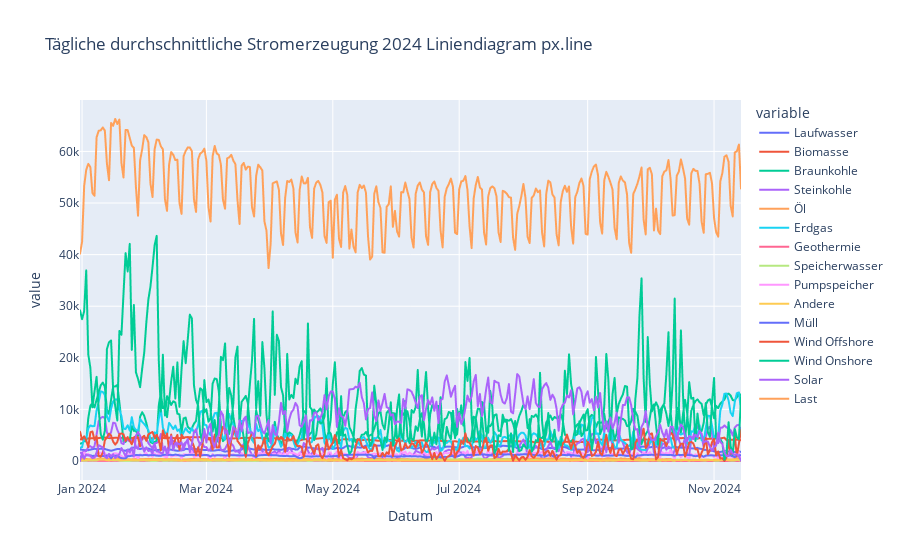

Notebook code cell kept with this figure:
### Code cell
fig = px.line(
    df_tag,
    title="Tägliche durchschnittliche Stromerzeugung 2024 Liniendiagram px.line"
)
fig.show()

### Figure 1 — Plotly figure (JSON) as saved in the notebook; plotly's stock layout.template omitted (floating-point values rounded to 4 significant figures; data arrays with more than 128 entries replaced by an {"elided": "..."} marker saying what was removed)
{"data": [{"hovertemplate": "variable=Laufwasser<br>Datum=%{x}<br>value=%{y}<extra></extra>", "legendgroup": "Laufwasser", "line": {"color": "#636efa", "dash": "solid"}, "marker": {"symbol": "circle"}, "mode": "lines", "name": "Laufwasser", "showlegend": true, "type": "scattergl", "x": {"elided": "320 str values"}, "xaxis": "x", "y": {"elided": "320 float values"}, "yaxis": "y"}, {"hovertemplate": "variable=Biomasse<br>Datum=%{x}<br>value=%{y}<extra></extra>", "legendgroup": "Biomasse", "line": {"color": "#EF553B", "dash": "solid"}, "marker": {"symbol": "circle"}, "mode": "lines", "name": "Biomasse", "showlegend": true, "type": "scattergl", "x": {"elided": "320 str values"}, "xaxis": "x", "y": {"elided": "320 float values"}, "yaxis": "y"}, {"hovertemplate": "variable=Braunkohle<br>Datum=%{x}<br>value=%{y}<extra></extra>", "legendgroup": "Braunkohle", "line": {"color": "#00cc96", "dash": "solid"}, "marker": {"symbol": "circle"}, "mode": "lines", "name": "Braunkohle", "showlegend": true, "type": "scattergl", "x": {"elided": "320 str values"}, "xaxis": "x", "y": {"elided": "320 float values"}, "yaxis": "y"}, {"hovertemplate": "variable=Steinkohle<br>Datum=%{x}<br>value=%{y}<extra></extra>", "legendgroup": "Steinkohle", "line": {"color": "#ab63fa", "dash": "solid"}, "marker": {"symbol": "circle"}, "mode": "lines", "name": "Steinkohle", "showlegend": true, "type": "scattergl", "x": {"elided": "320 str values"}, "xaxis": "x", "y": {"elided": "320 float values"}, "yaxis": "y"}, {"hovertemplate": "variable=Öl<br>Datum=%{x}<br>value=%{y}<extra></extra>", "legendgroup": "Öl", "line": {"color": "#FFA15A", "dash": "solid"}, "marker": {"symbol": "circle"}, "mode": "lines", "name": "Öl", "showlegend": true, "type": "scattergl", "x": {"elided": "320 str values"}, "xaxis": "x", "y": {"elided": "320 float values"}, "yaxis": "y"}, {"hovertemplate": "variable=Erdgas<br>Datum=%{x}<br>value=%{y}<extra></extra>", "legendgroup": "Erdgas", "line": {"color": "#19d3f3", "dash": "solid"}, "marker": {"symbol": "circle"}, "mode": "lines", "name": "Erdgas", "showlegend": true, "type": "scattergl", "x": {"elided": "320 str values"}, "xaxis": "x", "y": {"elided": "320 float values"}, "yaxis": "y"}, {"hovertemplate": "variable=Geothermie<br>Datum=%{x}<br>value=%{y}<extra></extra>", "legendgroup": "Geothermie", "line": {"color": "#FF6692", "dash": "solid"}, "marker": {"symbol": "circle"}, "mode": "lines", "name": "Geothermie", "showlegend": true, "type": "scattergl", "x": {"elided": "320 str values"}, "xaxis": "x", "y": {"elided": "320 float values"}, "yaxis": "y"}, {"hovertemplate": "variable=Speicherwasser<br>Datum=%{x}<br>value=%{y}<extra></extra>", "legendgroup": "Speicherwasser", "line": {"color": "#B6E880", "dash": "solid"}, "marker": {"symbol": "circle"}, "mode": "lines", "name": "Speicherwasser", "showlegend": true, "type": "scattergl", "x": {"elided": "320 str values"}, "xaxis": "x", "y": {"elided": "320 float values"}, "yaxis": "y"}, {"hovertemplate": "variable=Pumpspeicher<br>Datum=%{x}<br>value=%{y}<extra></extra>", "legendgroup": "Pumpspeicher", "line": {"color": "#FF97FF", "dash": "solid"}, "marker": {"symbol": "circle"}, "mode": "lines", "name": "Pumpspeicher", "showlegend": true, "type": "scattergl", "x": {"elided": "320 str values"}, "xaxis": "x", "y": {"elided": "320 float values"}, "yaxis": "y"}, {"hovertemplate": "variable=Andere<br>Datum=%{x}<br>value=%{y}<extra></extra>", "legendgroup": "Andere", "line": {"color": "#FECB52", "dash": "solid"}, "marker": {"symbol": "circle"}, "mode": "lines", "name": "Andere", "showlegend": true, "type": "scattergl", "x": {"elided": "320 str values"}, "xaxis": "x", "y": {"elided": "320 float values"}, "yaxis": "y"}, {"hovertemplate": "variable=Müll<br>Datum=%{x}<br>value=%{y}<extra></extra>", "legendgroup": "Müll", "line": {"color": "#636efa", "dash": "solid"}, "marker": {"symbol": "circle"}, "mode": "lines", "name": "Müll", "showlegend": true, "type": "scattergl", "x": {"elided": "320 str values"}, "xaxis": "x", "y": {"elided": "320 float values"}, "yaxis": "y"}, {"hovertemplate": "variable=Wind Offshore<br>Datum=%{x}<br>value=%{y}<extra></extra>", "legendgroup": "Wind Offshore", "line": {"color": "#EF553B", "dash": "solid"}, "marker": {"symbol": "circle"}, "mode": "lines", "name": "Wind Offshore", "showlegend": true, "type": "scattergl", "x": {"elided": "320 str values"}, "xaxis": "x", "y": {"elided": "320 float values"}, "yaxis": "y"}, {"hovertemplate": "variable=Wind Onshore<br>Datum=%{x}<br>value=%{y}<extra></extra>", "legendgroup": "Wind Onshore", "line": {"color": "#00cc96", "dash": "solid"}, "marker": {"symbol": "circle"}, "mode": "lines", "name": "Wind Onshore", "showlegend": true, "type": "scattergl", "x": {"elided": "320 str values"}, "xaxis": "x", "y": {"elided": "320 float values"}, "yaxis": "y"}, {"hovertemplate": "variable=Solar<br>Datum=%{x}<br>value=%{y}<extra></extra>", "legendgroup": "Solar", "line": {"color": "#ab63fa", "dash": "solid"}, "marker": {"symbol": "circle"}, "mode": "lines", "name": "Solar", "showlegend": true, "type": "scattergl", "x": {"elided": "320 str values"}, "xaxis": "x", "y": {"elided": "320 float values"}, "yaxis": "y"}, {"hovertemplate": "variable=Last<br>Datum=%{x}<br>value=%{y}<extra></extra>", "legendgroup": "Last", "line": {"color": "#FFA15A", "dash": "solid"}, "marker": {"symbol": "circle"}, "mode": "lines", "name": "Last", "showlegend": true, "type": "scattergl", "x": {"elided": "320 str values"}, "xaxis": "x", "y": {"elided": "320 float values"}, "yaxis": "y"}], "layout": {"legend": {"title": {"text": "variable"}, "tracegroupgap": 0}, "title": {"text": "Tägliche durchschnittliche Stromerzeugung 2024 Liniendiagram px.line"}, "xaxis": {"anchor": "y", "domain": [0, 1], "title": {"text": "Datum"}}, "yaxis": {"anchor": "x", "domain": [0, 1], "title": {"text": "value"}}}}
